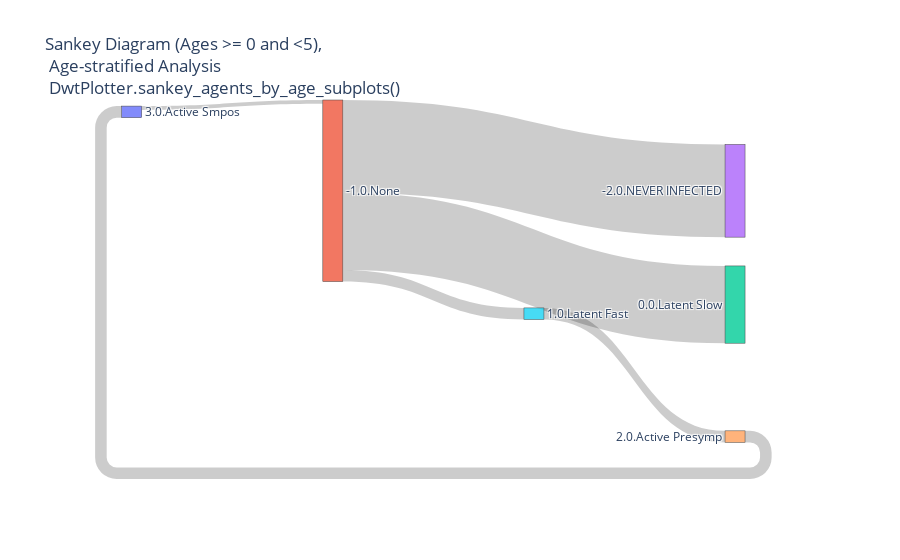
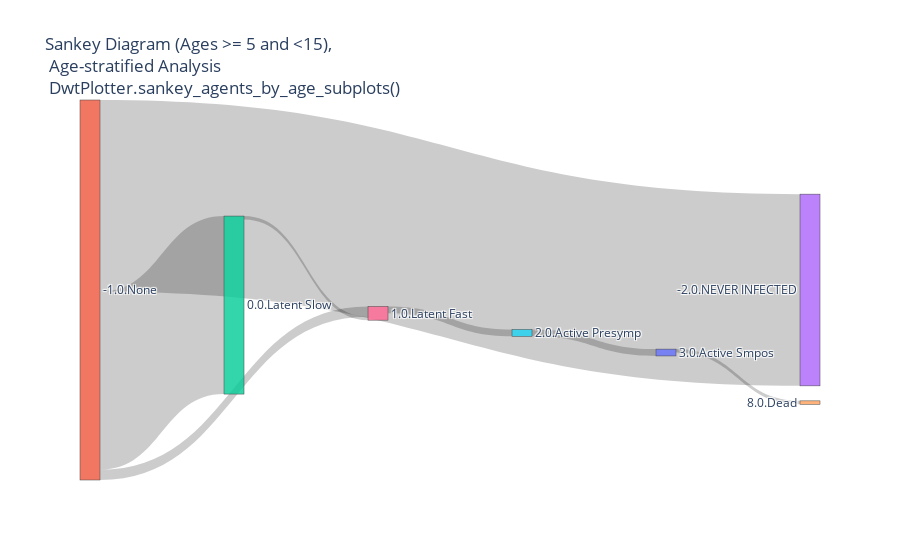
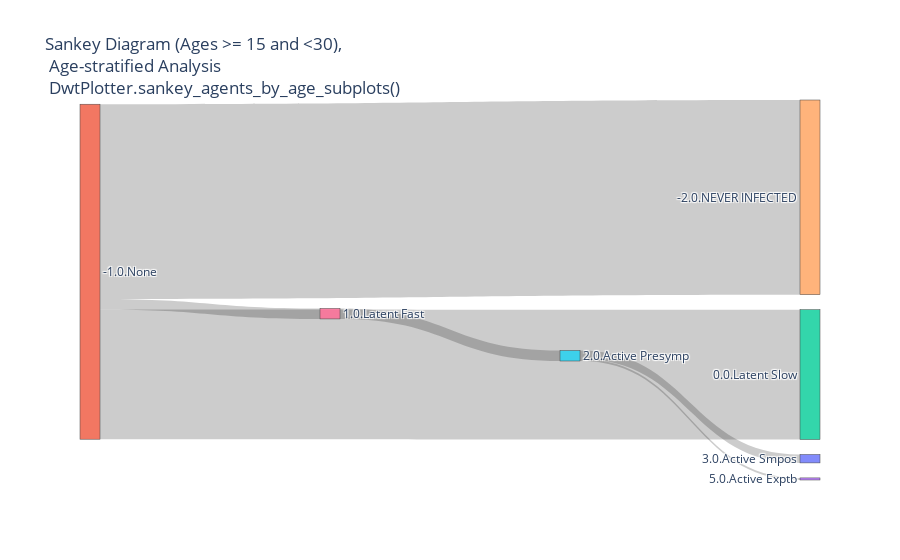
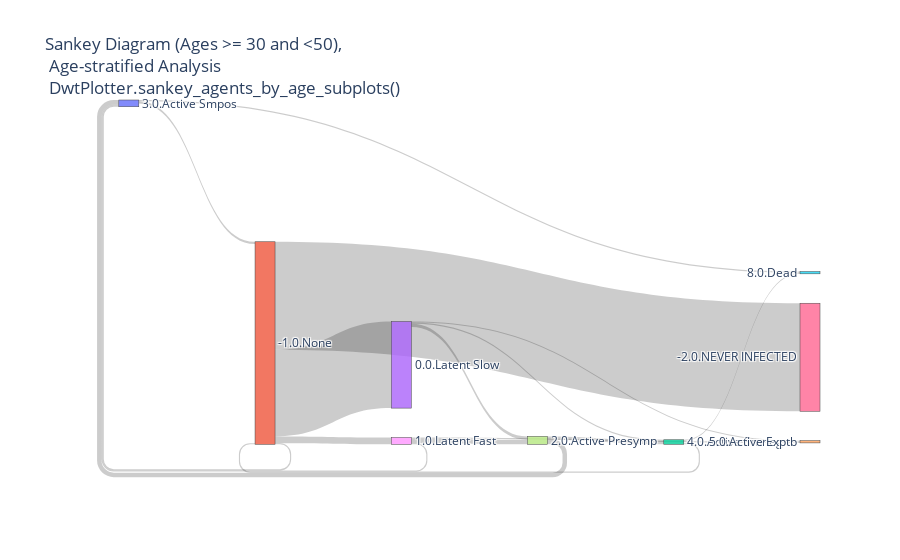

Notebook code cell kept with these figures, in order:
### Code cell
# Sankey diagrams by age groups
analyzer.sankey_agents_by_age_subplots(bins=[0, 5, 15, 30, 50, 200], scenario="Age-stratified Analysis")

### Figure 1 — Plotly figure (JSON) as saved in the notebook; plotly's stock layout.template omitted (floating-point values rounded to 4 significant figures)
{"data": [{"link": {"source": [1, 1, 1, 5, 4, 0], "target": [3, 2, 5, 4, 0, 1], "value": [24, 20, 3, 3, 3, 1]}, "node": {"label": ["3.0.Active Smpos", "-1.0.None", "0.0.Latent Slow", "-2.0.NEVER INFECTED", "2.0.Active Presymp", "1.0.Latent Fast"], "pad": 15, "thickness": 20}, "type": "sankey"}], "layout": {"title": {"text": "Sankey Diagram (Ages >= 0 and <5),<br> Age-stratified Analysis <br> DwtPlotter.sankey_agents_by_age_subplots()"}}}

### Figure 2 — Plotly figure (JSON) as saved in the notebook; plotly's stock layout.template omitted (floating-point values rounded to 4 significant figures)
{"data": [{"link": {"source": [1, 1, 1, 2, 6, 5, 0], "target": [3, 2, 6, 6, 5, 0, 4], "value": [56, 52, 3, 1, 2, 2, 1]}, "node": {"label": ["3.0.Active Smpos", "-1.0.None", "0.0.Latent Slow", "-2.0.NEVER INFECTED", "8.0.Dead", "2.0.Active Presymp", "1.0.Latent Fast"], "pad": 15, "thickness": 20}, "type": "sankey"}], "layout": {"title": {"text": "Sankey Diagram (Ages >= 5 and <15),<br> Age-stratified Analysis <br> DwtPlotter.sankey_agents_by_age_subplots()"}}}

### Figure 3 — Plotly figure (JSON) as saved in the notebook; plotly's stock layout.template omitted (floating-point values rounded to 4 significant figures)
{"data": [{"link": {"source": [1, 1, 1, 6, 5, 5], "target": [4, 2, 6, 5, 0, 3], "value": [93, 62, 5, 5, 4, 1]}, "node": {"label": ["3.0.Active Smpos", "-1.0.None", "0.0.Latent Slow", "5.0.Active Exptb", "-2.0.NEVER INFECTED", "2.0.Active Presymp", "1.0.Latent Fast"], "pad": 15, "thickness": 20}, "type": "sankey"}], "layout": {"title": {"text": "Sankey Diagram (Ages >= 15 and <30),<br> Age-stratified Analysis <br> DwtPlotter.sankey_agents_by_age_subplots()"}}}

### Figure 4 — Plotly figure (JSON) as saved in the notebook; plotly's stock layout.template omitted (floating-point values rounded to 4 significant figures)
{"data": [{"link": {"source": [1, 1, 1, 1, 3, 3, 3, 8, 8, 8, 7, 7, 0, 0, 2, 2], "target": [6, 3, 8, 0, 7, 2, 4, 7, 0, 4, 0, 2, 1, 5, 1, 5], "value": [96, 77, 6, 1, 3, 1, 1, 4, 1, 1, 4, 3, 2, 1, 1, 1]}, "node": {"label": ["3.0.Active Smpos", "-1.0.None", "4.0.Active Smneg", "0.0.Latent Slow", "5.0.Active Exptb", "8.0.Dead", "-2.0.NEVER INFECTED", "2.0.Active Presymp", "1.0.Latent Fast"], "pad": 15, "thickness": 20}, "type": "sankey"}], "layout": {"title": {"text": "Sankey Diagram (Ages >= 30 and <50),<br> Age-stratified Analysis <br> DwtPlotter.sankey_agents_by_age_subplots()"}}}
